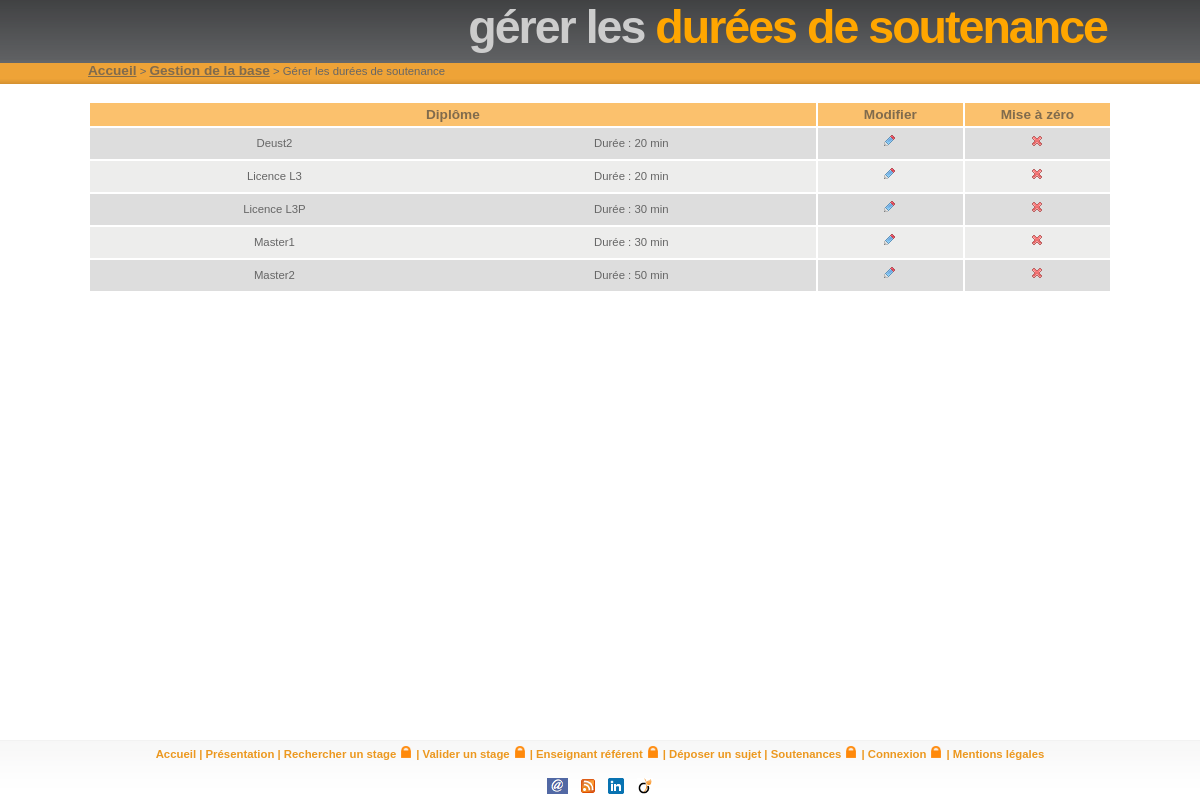
/gestion/soutenances/gestionTempsSoutenance.php, run on the app's committed database.
### tables this page shows
CREATE TABLE IF NOT EXISTS `filiere` (
  `idfiliere` INT(10) NOT NULL AUTO_INCREMENT,
  `nomfiliere` VARCHAR(50) NOT NULL,
  `temps_soutenance` INT(3) NOT NULL DEFAULT '20',
  `affDepot` TINYINT(1) NOT NULL DEFAULT '1',
  PRIMARY KEY (`idfiliere`));

### classes/bdd/connec.inc (called while the page is built, shortened)
<?php
$tab10 = 'filiere';
?>

### classes/bdd/Filiere_BDD.php (called while the page is built, shortened)
<?php
class Filiere_BDD {
    public static function listerFilieres() {
	global $db;
	global $tab10;
	$sql = "SELECT * FROM $tab10 ORDER BY nomfiliere ASC";
	$result = $db->query($sql);
	$tabFilieres = array();
	if ($result) {
	    while ($filiere = $result->fetch_array()) {
		$tab = array();
		array_push($tab, $filiere["idfiliere"]);
		array_push($tab, $filiere["nomfiliere"]);
		array_push($tab, $filiere["temps_soutenance"]);
		array_push($tab, $filiere["affDepot"]);
		array_push($tabFilieres, $tab);
	    }
	}
	return $tabFilieres;
    }
}
?>

### classes/moteur/Filiere.php (called while the page is built, shortened)
<?php
class Filiere {
    var $identifiant_BDD;
    var $nom;
    var $tempsSoutenance;
    public function __construct($identifiant_BDD, $nom, $tempsSoutenance = 20, $affDepot = 1) {
	$this->identifiant_BDD = $identifiant_BDD;
	$this->nom = $nom;
	$this->tempsSoutenance = $tempsSoutenance;
    }
    public function getIdentifiantBDD() {
	return $this->identifiant_BDD;
    }
    public function getNom() {
	return $this->nom;
    }
    public function getTempsSoutenance() {
	return $this->tempsSoutenance;
    }
    public static function listerFilieres() {
	$tabFilieres = array();
	$tabFiliereString = Filiere_BDD::listerFilieres();
	for ($i = 0; $i < sizeof($tabFiliereString); $i++)
	    array_push($tabFilieres,
		    new Filiere($tabFiliereString[$i][0],
				$tabFiliereString[$i][1],
				$tabFiliereString[$i][2],
				$tabFiliereString[$i][3]));
	return $tabFilieres;
    }
}
?>

### gestion/soutenances/gestionTempsSoutenance.php (called while the page is built, shortened)
<?php
include_once("../../classes/bdd/connec.inc");
Filiere_IHM::afficherListeTempsSoutenanceAEditer();
?>

### classes/ihm/Filiere_IHM.php (the view, shortened to what this page needs)
<?php
class Filiere_IHM {
	?>
	<?php
    public static function afficherListeTempsSoutenanceAEditer() {
	$tabFiliere = Filiere::listerFilieres();
	if (sizeof($tabFiliere) > 0) {
	    echo
	    "<table>
		<tr id='entete'>
		    <td width='50%'>Diplôme</td>
		    <td width='10%' align='center'>Modifier</td>
		    <td width='10%' align='center'>Mise à zéro</td>
		</tr>";
	    for ($i = 0 ; $i < sizeof($tabFiliere); $i++) {
		$nom = $tabFiliere[$i]->getNom();
		$tps_soutenance = $tabFiliere[$i]->getTempsSoutenance();
		?>
		<tr class="ligne<?php echo $i % 2; ?>">
		    <td>
			<table >
			    <tr>
				<td width='50%'><?php echo $nom; ?></td>
				<td><?php echo "Durée : ".$tps_soutenance." min"; ?></td>
			    </tr>
			</table>
		    </td>
		    <td align="center">
			<a href="gestionTempsSoutenance.php?action=mod&id=<?php echo $tabFiliere[$i]->getIdentifiantBDD(); ?>">
			    <img src="../../images/reply.png"/>
			</a>
		    </td>
		    <td align="center">
			<a href="gestionTempsSoutenance.php?action=sup&id=<?php echo $tabFiliere[$i]->getIdentifiantBDD(); ?>">
			    <img src="../../images/action_delete.png"/>
			</a>
		    </td>
		</tr>
		<?php
	    }
	    echo "</table>";
	    echo "<br/>";
	} else {
	    echo "<br/><center>Aucun diplôme n'a été trouvé.</center><br/>";
	}
    }
}
?>

### classes/ihm/Orange.css (style rules this page uses)
* { margin: 0; padding: 0; }
html { height: 100%; }
body { height: 100%; margin: 0; padding: 0; font: 71%/1.5em Verdana, 'Trebuchet MS', Arial, Sans-serif; background: url(../../images/headerbg.png) repeat-x; color: #666666; text-align: center; }
a { color: #EC981F; }
img { margin: 5px; border: 0; }
table { width: 100%; }
#entete { background: #fbc16d; }
#entete td { font: bold 1.2em 'Trebuchet MS', Tahoma, Sans-serif; color: #806B4D; padding: 4px; }
#entete td, .ligne0 td, .ligne1 td { padding-left: 5px; padding-right: 5px; text-align: center; }
#entete2 td, .ligne0 td, .ligne1 td { padding-left: 5px; padding-right: 5px; }
.ligne0 { background: #DDDDDD; }
.ligne1 { background: #ededec; }

### data on the page
filiere: nomfiliere "Deust2", temps_soutenance "20"
filiere: nomfiliere "Licence L3", temps_soutenance "20"
filiere: nomfiliere "Licence L3P", temps_soutenance "30"
filiere: nomfiliere "Master1", temps_soutenance "30"
filiere: nomfiliere "Master2", temps_soutenance "50"

### other printed values
$titreGris "gérer les"
$titreOrange "durées de soutenance"
$liens[$i][1] "Accueil"
$liens[$i][1] "Gestion de la base"
$titreGris "Gérer les"
